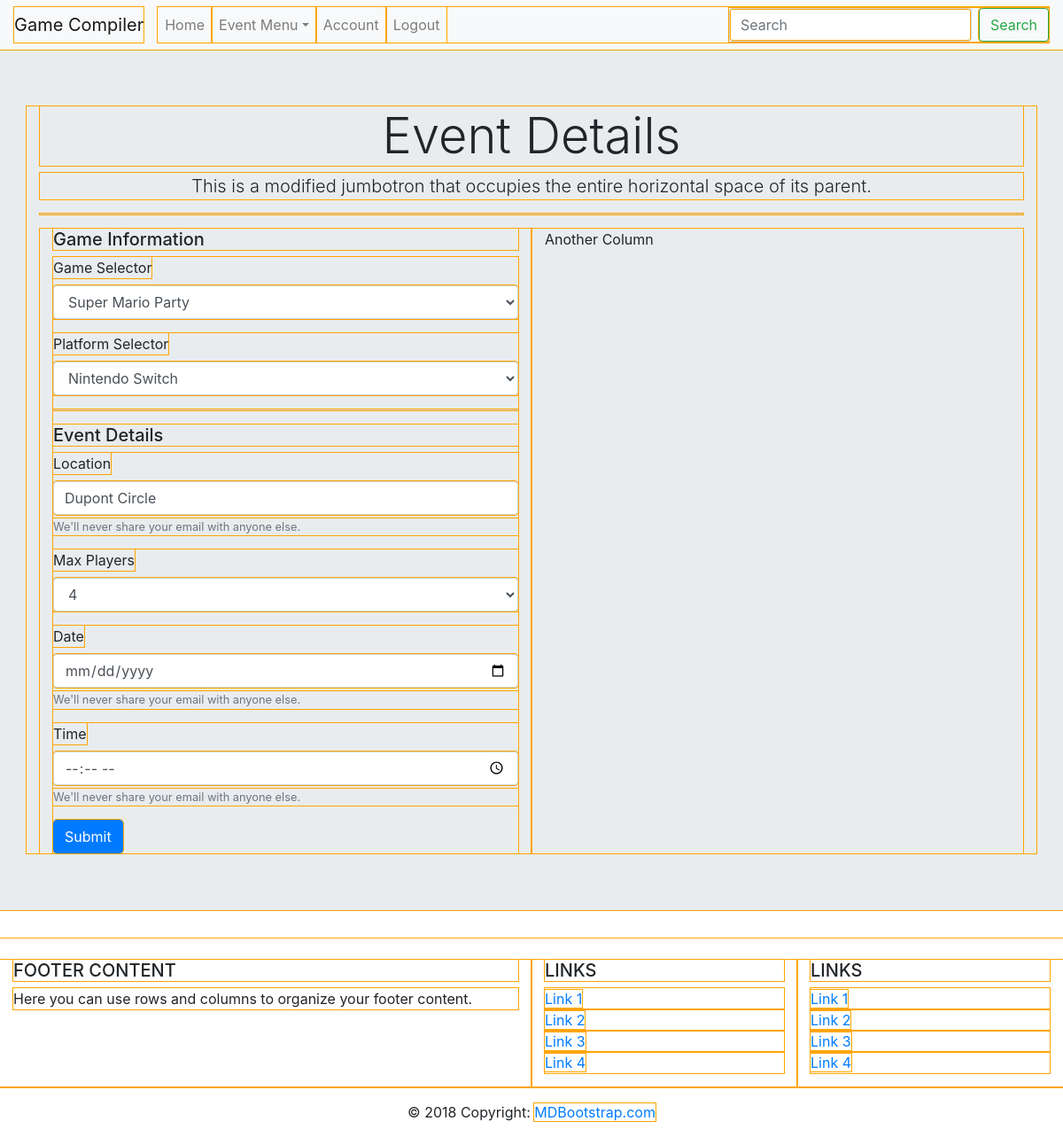
/event/details/1, run on the app's committed database.
### app.py (models this page shows)
class Event(db.Model):
    __tablename__ = "event"
    id = db.Column(db.Integer, primary_key=True)
    game = db.Column(db.String(45))
    platform = db.Column(db.String(45))
    location = db.Column(db.String(90))
    event_date = db.Column(db.DateTime)
    event_time = db.Column(db.DateTime)
    max_players = db.Column(db.Integer)
    current_players = db.Column(db.Integer)
    created_at = db.Column(db.DateTime, server_default=func.now())
    updated_at = db.Column(db.DateTime, server_default=func.now(),
                           onupdate=func.now())
    users_for_events = db.relationship('User', secondary=users_events)

### app.py (the view)
@app.route("/event/details/<id>")
def event_details(id):
    eventQuery = Event.query.get(id)
    return render_template("event_details.html", event=eventQuery)

### templates/event_details.html (shortened to what this page needs)
<!DOCTYPE html>
<html lang="en">
<head>
    <link href="https://stackpath.bootstrapcdn.com/bootstrap/4.3.1/css/bootstrap.min.css" rel="stylesheet">
</head>
<body>
    <nav class="navbar navbar-expand-lg navbar-light bg-light">
        <a class="navbar-brand" href="#">Game Compiler</a>
        <div class="collapse navbar-collapse" id="navbarSupportedContent">
            <ul class="navbar-nav mr-auto">
                <li class="nav-item">
                    <a class="nav-link" href="/welcome/user">Home</a>
                </li>
                <li class="nav-item dropdown">
                        <a class="nav-link dropdown-toggle" href="#" id="navbarDropdown" role="button" data-toggle="dropdown" aria-haspopup="true" aria-expanded="false">Event Menu</a>
                </li>
                <li class="nav-item">
                    <a class="nav-link" href="/account/user/{{ session.userid }}">Account</a>
                </li>
                <li class="nav-item">
                    <a class="nav-link" href="/logout/user">Logout</a>
                </li>
            </ul>
                <form class="form-inline my-2 my-lg-0">
                    <input class="form-control mr-sm-2" type="search" placeholder="Search" aria-label="Search">
                    <button class="btn btn-outline-success my-2 my-sm-0" type="submit">Search</button>
                </form>
        </div>
    </nav>
    <div class="jumbotron jumbotron-fluid">
        <div class="container">
            <h1 class="display-4 text-center">Event Details</h1>
            <p class="lead text-center">This is a modified jumbotron that occupies the entire horizontal space of its parent.</p>
            <hr>
            <div class="container">
                <div class="row">
                    <div class="col-sm">
                        <h5>Game Information</h5>
                        <form action="/update/event/{{ event.id }}" method="POST">
                            <div class="form-group">
                                <label for="regGame">Game Selector</label>
                                <select class="form-control" id="updateGame" name="updateGame">
                                    <option value="{{ event.game }}">{{ event.game }}</option>
                                </select>
                            </div>
                            <div class="form-group">
                                <label for="regPlatform">Platform Selector</label>
                                <select class="form-control" id="updatePlatform" name="updatePlatform">
                                    <option value="{{ event.platform }}">{{ event.platform }}</option>
                                </select>
                            </div>
                            <hr>
                            <h5>Event Details</h5>
                            <div class="form-group">
                                <label for="regLocation">Location</label>
                                <input type="text" class="form-control" id="updateLocation" name="updateLocation" value="{{ event.location }}" aria-describedby="regLocation" placeholder="Location">
                                <small id="regLocation" class="form-text text-muted">We'll never share your email with anyone else.</small>
                            </div>
                            <div class="form-group">
                                <label for="regGame">Max Players</label>
                                <select class="form-control" id="updatePlayers" name="updatePlayers">
                                    <option value="{{ event.max_players }}">{{ event.max_players }}</option>
                                </select>
                            </div>
                            <div class="form-group">
                                <label >Date</label>
                                <input type="date" class="form-control" name="updateDate" placeholder="{{ event.event_date }}" max="12-31-2050" min="01-01-2018" class="form-control">
                                <small id="updateDate" class="form-text text-muted">We'll never share your email with anyone else.</small>
                            </div>
                            <div class="form-group">
                                <label >Time</label>
                                <input type="time" class="form-control" name="updateTime" placeholder="{{ event.event_time }}" class="form-control">
                                <small id="updateTime" class="form-text text-muted">We'll never share your email with anyone else.</small>
                            </div>
                            <button type="submit" class="btn btn-primary">Submit</button>
                        </form>
                    </div>
                    <div class="col-sm">
                    Another Column
                    </div>
                </div>
            </div>
        </div>
    </div>
    <footer class="page-footer font-small blue pt-4">
        <div class="container-fluid text-center text-md-left">
            <div class="row">
                <div class="col-md-6 mt-md-0 mt-3">
                    <h5 class="text-uppercase">Footer Content</h5>
                    <p>Here you can use rows and columns to organize your footer content.</p>
                </div>
                <div class="col-md-3 mb-md-0 mb-3">
                    <h5 class="text-uppercase">Links</h5>
                    <ul class="list-unstyled">
                        <li>
                            <a href="#!">Link 1</a>
                        </li>
                        <li>
                            <a href="#!">Link 2</a>
                        </li>
                        <li>
                            <a href="#!">Link 3</a>
                        </li>
                        <li>
                            <a href="#!">Link 4</a>
                        </li>
                    </ul>
                </div>
                <div class="col-md-3 mb-md-0 mb-3">
                    <h5 class="text-uppercase">Links</h5>
                    <ul class="list-unstyled">
                        <li>
                            <a href="#!">Link 1</a>
                        </li>
                        <li>
                            <a href="#!">Link 2</a>
                        </li>
                        <li>
                            <a href="#!">Link 3</a>
                        </li>
                        <li>
                            <a href="#!">Link 4</a>
                        </li>
                    </ul>
                </div>
            </div>
        </div>
        <div class="footer-copyright text-center py-3">© 2018 Copyright:
            <a href="https://mdbootstrap.com/education/bootstrap/"> MDBootstrap.com</a>
        </div>
    </footer>
</body>
</html>

### templates/event_details.html (style rules this page uses)
* { outline-color: orange; outline-style: solid; outline-width: 1px; }

### data on the page
Event: updateGame "Super Mario Party", updatePlatform "Nintendo Switch", updateLocation "Dupont Circle", updatePlayers "4"
